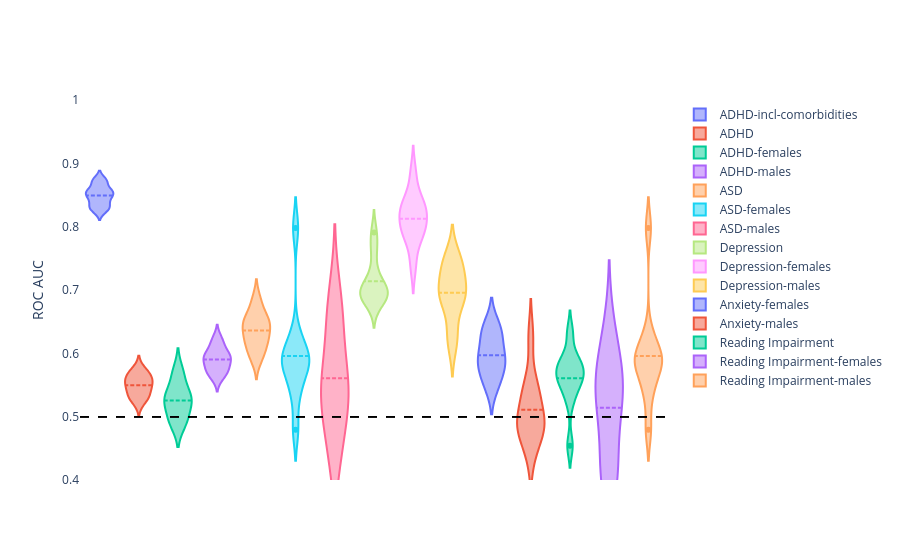

The cell this chart's notebook holds for it:
### Markdown cell above
## ADHD - difference between including comobidities in a basic demographic model versus excluding it from model
### demographic variables are race, ethnicity, age

### Code cell
df = df_all[df_all['measures']=='Demographics']

df1 = df[(df['target']=='DX_01_Cat_new_binarize')]

visualize.predictive_modeling_group(df=df1, x='participant_group', y='roc_auc_score', title='')

### Figure 1 — Plotly figure (JSON) as saved in the notebook; plotly's stock layout.template omitted (floating-point values rounded to 4 significant figures)
{"data": [{"box": {"visible": false}, "meanline": {"visible": true}, "name": "ADHD-incl-comorbidities", "type": "violin", "x": ["ADHD-incl-comorbidities", "ADHD-incl-comorbidities", "ADHD-incl-comorbidities", "ADHD-incl-comorbidities", "ADHD-incl-comorbidities", "ADHD-incl-comorbidities", "ADHD-incl-comorbidities", "ADHD-incl-comorbidities", "ADHD-incl-comorbidities", "ADHD-incl-comorbidities", "ADHD-incl-comorbidities", "ADHD-incl-comorbidities", "ADHD-incl-comorbidities", "ADHD-incl-comorbidities", "ADHD-incl-comorbidities", "ADHD-incl-comorbidities", "ADHD-incl-comorbidities", "ADHD-incl-comorbidities", "ADHD-incl-comorbidities", "ADHD-incl-comorbidities", "ADHD-incl-comorbidities", "ADHD-incl-comorbidities", "ADHD-incl-comorbidities", "ADHD-incl-comorbidities", "ADHD-incl-comorbidities", "ADHD-incl-comorbidities", "ADHD-incl-comorbidities", "ADHD-incl-comorbidities", "ADHD-incl-comorbidities", "ADHD-incl-comorbidities", "ADHD-incl-comorbidities", "ADHD-incl-comorbidities", "ADHD-incl-comorbidities", "ADHD-incl-comorbidities", "ADHD-incl-comorbidities", "ADHD-incl-comorbidities", "ADHD-incl-comorbidities", "ADHD-incl-comorbidities", "ADHD-incl-comorbidities", "ADHD-incl-comorbidities", "ADHD-incl-comorbidities", "ADHD-incl-comorbidities", "ADHD-incl-comorbidities", "ADHD-incl-comorbidities", "ADHD-incl-comorbidities", "ADHD-incl-comorbidities", "ADHD-incl-comorbidities", "ADHD-incl-comorbidities", "ADHD-incl-comorbidities", "ADHD-incl-comorbidities"], "y": [0.8257, 0.873, 0.8473, 0.8294, 0.8546, 0.8341, 0.8715, 0.8568, 0.8433, 0.8552, 0.8257, 0.873, 0.8473, 0.8294, 0.8546, 0.8341, 0.8715, 0.8568, 0.8433, 0.8552, 0.8257, 0.873, 0.8473, 0.8294, 0.8546, 0.8341, 0.8715, 0.8568, 0.8433, 0.8552, 0.8257, 0.873, 0.8473, 0.8294, 0.8546, 0.8341, 0.8715, 0.8568, 0.8433, 0.8552, 0.8257, 0.873, 0.8473, 0.8294, 0.8546, 0.8341, 0.8715, 0.8568, 0.8433, 0.8552]}, {"box": {"visible": false}, "meanline": {"visible": true}, "name": "ADHD", "type": "violin", "x": ["ADHD", "ADHD", "ADHD", "ADHD", "ADHD", "ADHD", "ADHD", "ADHD", "ADHD", "ADHD"], "y": [0.5421, 0.5297, 0.5541, 0.5349, 0.5645, 0.5739, 0.5557, 0.5676, 0.5247, 0.55]}, {"box": {"visible": false}, "meanline": {"visible": true}, "name": "ADHD-females", "type": "violin", "x": ["ADHD-females", "ADHD-females", "ADHD-females", "ADHD-females", "ADHD-females", "ADHD-females", "ADHD-females", "ADHD-females", "ADHD-females", "ADHD-females"], "y": [0.4891, 0.496, 0.5364, 0.5279, 0.5643, 0.5709, 0.4942, 0.531, 0.5234, 0.5233]}, {"box": {"visible": false}, "meanline": {"visible": true}, "name": "ADHD-males", "type": "violin", "x": ["ADHD-males", "ADHD-males", "ADHD-males", "ADHD-males", "ADHD-males", "ADHD-males", "ADHD-males", "ADHD-males", "ADHD-males", "ADHD-males"], "y": [0.5899, 0.6138, 0.5796, 0.6227, 0.5696, 0.5944, 0.5624, 0.5967, 0.5973, 0.5747]}, {"box": {"visible": false}, "meanline": {"visible": true}, "name": "ASD", "type": "violin", "x": ["ASD", "ASD", "ASD", "ASD", "ASD", "ASD", "ASD", "ASD", "ASD", "ASD"], "y": [0.6855, 0.6477, 0.6454, 0.6507, 0.6205, 0.6187, 0.6319, 0.5909, 0.6649, 0.6032]}, {"box": {"visible": false}, "meanline": {"visible": true}, "name": "ASD-females", "type": "violin", "x": ["ASD-females", "ASD-females", "ASD-females", "ASD-females", "ASD-females", "ASD-females", "ASD-females", "ASD-females", "ASD-females", "ASD-females"], "y": [0.5893, 0.5347, 0.798, 0.6305, 0.5793, 0.5917, 0.5893, 0.4792, 0.5583, 0.6074]}, {"box": {"visible": false}, "meanline": {"visible": true}, "name": "ASD-males", "type": "violin", "x": ["ASD-males", "ASD-males", "ASD-males", "ASD-males", "ASD-males", "ASD-males", "ASD-males", "ASD-males", "ASD-males", "ASD-males"], "y": [0.6548, 0.4618, 0.5477, 0.6944, 0.5286, 0.5266, 0.6419, 0.5382, 0.4406, 0.5722]}, {"box": {"visible": false}, "meanline": {"visible": true}, "name": "Depression", "type": "violin", "x": ["Depression", "Depression", "Depression", "Depression", "Depression", "Depression", "Depression", "Depression", "Depression", "Depression"], "y": [0.6759, 0.6898, 0.7053, 0.7909, 0.6944, 0.7053, 0.6917, 0.7275, 0.7644, 0.6931]}, {"box": {"visible": false}, "meanline": {"visible": true}, "name": "Depression-females", "type": "violin", "x": ["Depression-females", "Depression-females", "Depression-females", "Depression-females", "Depression-females", "Depression-females", "Depression-females", "Depression-females", "Depression-females", "Depression-females"], "y": [0.8214, 0.7916, 0.8372, 0.8827, 0.809, 0.8287, 0.7397, 0.7938, 0.8369, 0.7857]}, {"box": {"visible": false}, "meanline": {"visible": true}, "name": "Depression-males", "type": "violin", "x": ["Depression-males", "Depression-males", "Depression-males", "Depression-males", "Depression-males", "Depression-males", "Depression-males", "Depression-males", "Depression-males", "Depression-males"], "y": [0.7537, 0.6806, 0.6897, 0.7174, 0.6369, 0.6901, 0.7448, 0.6995, 0.6131, 0.7305]}, {"box": {"visible": false}, "meanline": {"visible": true}, "name": "Anxiety-females", "type": "violin", "x": ["Anxiety-females", "Anxiety-females", "Anxiety-females", "Anxiety-females", "Anxiety-females", "Anxiety-females", "Anxiety-females", "Anxiety-females", "Anxiety-females", "Anxiety-females"], "y": [0.5551, 0.6352, 0.5482, 0.5863, 0.5938, 0.5769, 0.6434, 0.5865, 0.6106, 0.6332]}, {"box": {"visible": false}, "meanline": {"visible": true}, "name": "Anxiety-males", "type": "violin", "x": ["Anxiety-males", "Anxiety-males", "Anxiety-males", "Anxiety-males", "Anxiety-males", "Anxiety-males", "Anxiety-males", "Anxiety-males", "Anxiety-males", "Anxiety-males"], "y": [0.6266, 0.5428, 0.5471, 0.4903, 0.4863, 0.4399, 0.4763, 0.5271, 0.4899, 0.483]}, {"box": {"visible": false}, "meanline": {"visible": true}, "name": "Reading Impairment", "type": "violin", "x": ["Reading Impairment", "Reading Impairment", "Reading Impairment", "Reading Impairment", "Reading Impairment", "Reading Impairment", "Reading Impairment", "Reading Impairment", "Reading Impairment", "Reading Impairment"], "y": [0.5849, 0.5635, 0.6328, 0.5959, 0.5734, 0.575, 0.5253, 0.4541, 0.5497, 0.5529]}, {"box": {"visible": false}, "meanline": {"visible": true}, "name": "Reading Impairment-females", "type": "violin", "x": ["Reading Impairment-females", "Reading Impairment-females", "Reading Impairment-females", "Reading Impairment-females", "Reading Impairment-females", "Reading Impairment-females", "Reading Impairment-females", "Reading Impairment-females", "Reading Impairment-females", "Reading Impairment-females"], "y": [0.4051, 0.5038, 0.5587, 0.55, 0.5134, 0.6385, 0.4132, 0.4124, 0.5536, 0.5939]}, {"box": {"visible": false}, "meanline": {"visible": true}, "name": "Reading Impairment-males", "type": "violin", "x": ["Reading Impairment-males", "Reading Impairment-males", "Reading Impairment-males", "Reading Impairment-males", "Reading Impairment-males", "Reading Impairment-males", "Reading Impairment-males", "Reading Impairment-males", "Reading Impairment-males", "Reading Impairment-males"], "y": [0.5893, 0.5347, 0.798, 0.6305, 0.5793, 0.5917, 0.5893, 0.4792, 0.5583, 0.6074]}], "layout": {"paper_bgcolor": "rgba(0,0,0,0)", "plot_bgcolor": "rgba(0,0,0,0)", "shapes": [{"line": {"color": "black", "dash": "dash", "width": 1}, "type": "line", "x0": 0, "x1": 1, "xref": "x domain", "y0": 0.5, "y1": 0.5, "yref": "y"}, {"line": {"color": "black", "dash": "dash", "width": 1}, "type": "line", "x0": 0, "x1": 1, "xref": "x domain", "y0": 0.5, "y1": 0.5, "yref": "y"}, {"line": {"color": "black", "dash": "dash", "width": 1}, "type": "line", "x0": 0, "x1": 1, "xref": "x domain", "y0": 0.5, "y1": 0.5, "yref": "y"}, {"line": {"color": "black", "dash": "dash", "width": 1}, "type": "line", "x0": 0, "x1": 1, "xref": "x domain", "y0": 0.5, "y1": 0.5, "yref": "y"}, {"line": {"color": "black", "dash": "dash", "width": 1}, "type": "line", "x0": 0, "x1": 1, "xref": "x domain", "y0": 0.5, "y1": 0.5, "yref": "y"}, {"line": {"color": "black", "dash": "dash", "width": 1}, "type": "line", "x0": 0, "x1": 1, "xref": "x domain", "y0": 0.5, "y1": 0.5, "yref": "y"}, {"line": {"color": "black", "dash": "dash", "width": 1}, "type": "line", "x0": 0, "x1": 1, "xref": "x domain", "y0": 0.5, "y1": 0.5, "yref": "y"}, {"line": {"color": "black", "dash": "dash", "width": 1}, "type": "line", "x0": 0, "x1": 1, "xref": "x domain", "y0": 0.5, "y1": 0.5, "yref": "y"}, {"line": {"color": "black", "dash": "dash", "width": 1}, "type": "line", "x0": 0, "x1": 1, "xref": "x domain", "y0": 0.5, "y1": 0.5, "yref": "y"}, {"line": {"color": "black", "dash": "dash", "width": 1}, "type": "line", "x0": 0, "x1": 1, "xref": "x domain", "y0": 0.5, "y1": 0.5, "yref": "y"}, {"line": {"color": "black", "dash": "dash", "width": 1}, "type": "line", "x0": 0, "x1": 1, "xref": "x domain", "y0": 0.5, "y1": 0.5, "yref": "y"}, {"line": {"color": "black", "dash": "dash", "width": 1}, "type": "line", "x0": 0, "x1": 1, "xref": "x domain", "y0": 0.5, "y1": 0.5, "yref": "y"}, {"line": {"color": "black", "dash": "dash", "width": 1}, "type": "line", "x0": 0, "x1": 1, "xref": "x domain", "y0": 0.5, "y1": 0.5, "yref": "y"}, {"line": {"color": "black", "dash": "dash", "width": 1}, "type": "line", "x0": 0, "x1": 1, "xref": "x domain", "y0": 0.5, "y1": 0.5, "yref": "y"}, {"line": {"color": "black", "dash": "dash", "width": 1}, "type": "line", "x0": 0, "x1": 1, "xref": "x domain", "y0": 0.5, "y1": 0.5, "yref": "y"}], "title": {"text": ""}, "violingap": 0, "violinmode": "overlay", "xaxis": {"showticklabels": false}, "yaxis": {"range": [0.4, 1], "title": {"text": "ROC AUC"}}}}
